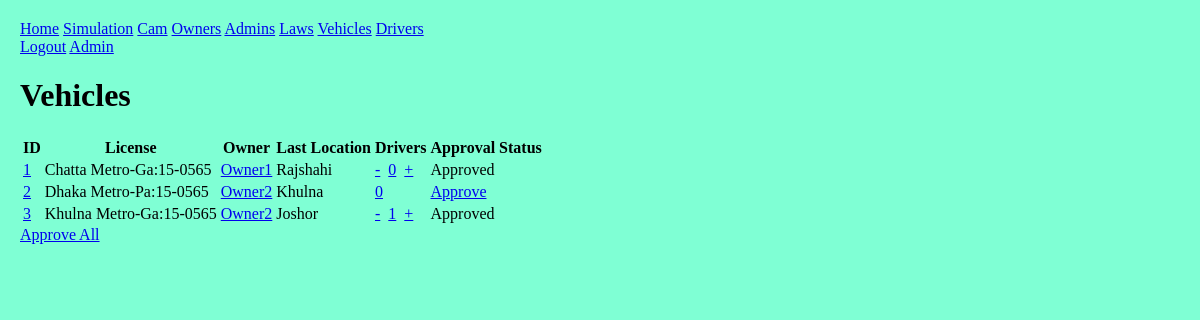
The app's page /front/vehicles/ (signed in) with its own data.
### front/models.py (models this page shows, shortened)
class Vehicle(models.Model):
    owner = models.ForeignKey(Account, on_delete=models.CASCADE, null=False);
    license_no = models.CharField(max_length=50, unique=True);
    last_location = models.CharField(max_length=100, null=True);
    approved = models.BooleanField(default=False);

class Account(AbstractUser):
    address = models.TextField(max_length=200, default="5B/13, Razia Sultana Road, Mohammadpur, Dhaka-1207, Bangladesh.");
    phone = models.CharField(max_length=20, default="01923240000");
    approved = models.BooleanField(default=False);

### front/decorators.py (the view)
        def wrapper_func(req, *args, **kwargs):
            grp = {x.name for x in req.user.groups.all()};
            if not (bool(roles.intersection(grp)) ^ bool(grp)):
                return view_func(req, *args, **kwargs);
            else: return HttpResponse("""
                <h1>access denied</h1>
                <a href="/front/">home</a>
            """)

### front/views.py (called while the page is built)
@login_required
@allowed_users({"law", "owner"})
def vehicles(req: HttpRequest):
    vehicles = None;
    oid = req.GET.get("oid");
    did = req.GET.get("did");
    if "owner" in str(req.user.groups.all()):
        vehicles = Vehicle.objects.filter(owner__id=req.user.id);
    elif oid:
        vehicles = Vehicle.objects.filter(owner__id=oid);
    elif did:
        vehicles = Vehicle.objects.filter(driver__id=did);
    else:
        vehicles = Vehicle.objects.all();
    context = {
        "nav": nav,
        "vehicles": vehicles,
    };
    return render(req, "vehicles.html", context);

### front/templates/vehicles.html (shortened to what this page needs)
{% extends 'base.html' %}
{% block content %}
    <h1>Vehicles</h1>
    <table>
        <tr>
            <th>ID</th>
            <th>License</th>
            <th>Owner</th>
            <th>Last Location</th>
            <th>Drivers</th>
            <th>Approval Status</th>
        </tr>
        {% for bus in vehicles %}
        <tr>
            <td><a href="{% url 'vehicle' %}?oid={{user.id}}&amp;vid={{bus.id}}">{{bus.id}}</a></td>
            <td>{{bus.license_no}}</td>
            <td><a href="{% url 'owner' %}?pk={{bus.owner.id}}">{{bus.owner.username}}</a></td>
            <td>{{bus.last_location}}</td>
            <td>
                {% if request.user.groups.all.0.name != 'law' %}{% if bus.approved %}
                    <a href="{% url 'rm_vtod' %}?vid={{bus.id}}">-</a>&nbsp;
                {% endif %}{% endif %}
                <a href="{% url 'drivers' %}?vid={{bus.id}}">{{bus.driver_set.count}}</a>&nbsp;
                {% if request.user.groups.all.0.name != 'law' %}{% if bus.approved %}
                    <a href="{% url 'add_vtod' %}?vid={{bus.id}}">+</a>
                {% endif %}{% endif %}
            </td>
            <td>{% if bus.approved %}
                Approved
            {% else %}
                {% if request.user.is_superuser %}
                    <a href="{% url 'approve' %}?type=vehicle&amp;pk={{bus.id}}">Approve</a>
                {% else %}
                    Pending
                {% endif %}
            {% endif %}</td>
        </tr>
        {% endfor %}
    </table>
    {% if request.user.is_superuser %}
        <a href="{% url 'approve' %}?type=vehicle">Approve All</a>
    {% endif %}
{% endblock content %}

### static/front/style.css (style rules this page uses)
body { box-sizing: border-box; margin: 0; display: block; overflow: auto; padding: 20px; background-color: aquamarine; }
a, button, title { text-transform: capitalize; }

### records on screen
Vehicle: id "1", license_no "Chatta Metro-Ga:15-0565", owner.username "Owner1", last_location "Rajshahi", driver_set.count "0", approved "Approved"
Vehicle: id "2", license_no "Dhaka Metro-Pa:15-0565", owner.username "Owner2", last_location "Khulna", driver_set.count "0"
Vehicle: id "3", license_no "Khulna Metro-Ga:15-0565", owner.username "Owner2", last_location "Joshor", driver_set.count "1", approved "Approved"

### other values on screen
{{ nav.0 }} "Home"
{{ page }} "Simulation" "Cam" "Owners" "Admins" "Laws" "Vehicles" "Drivers"
